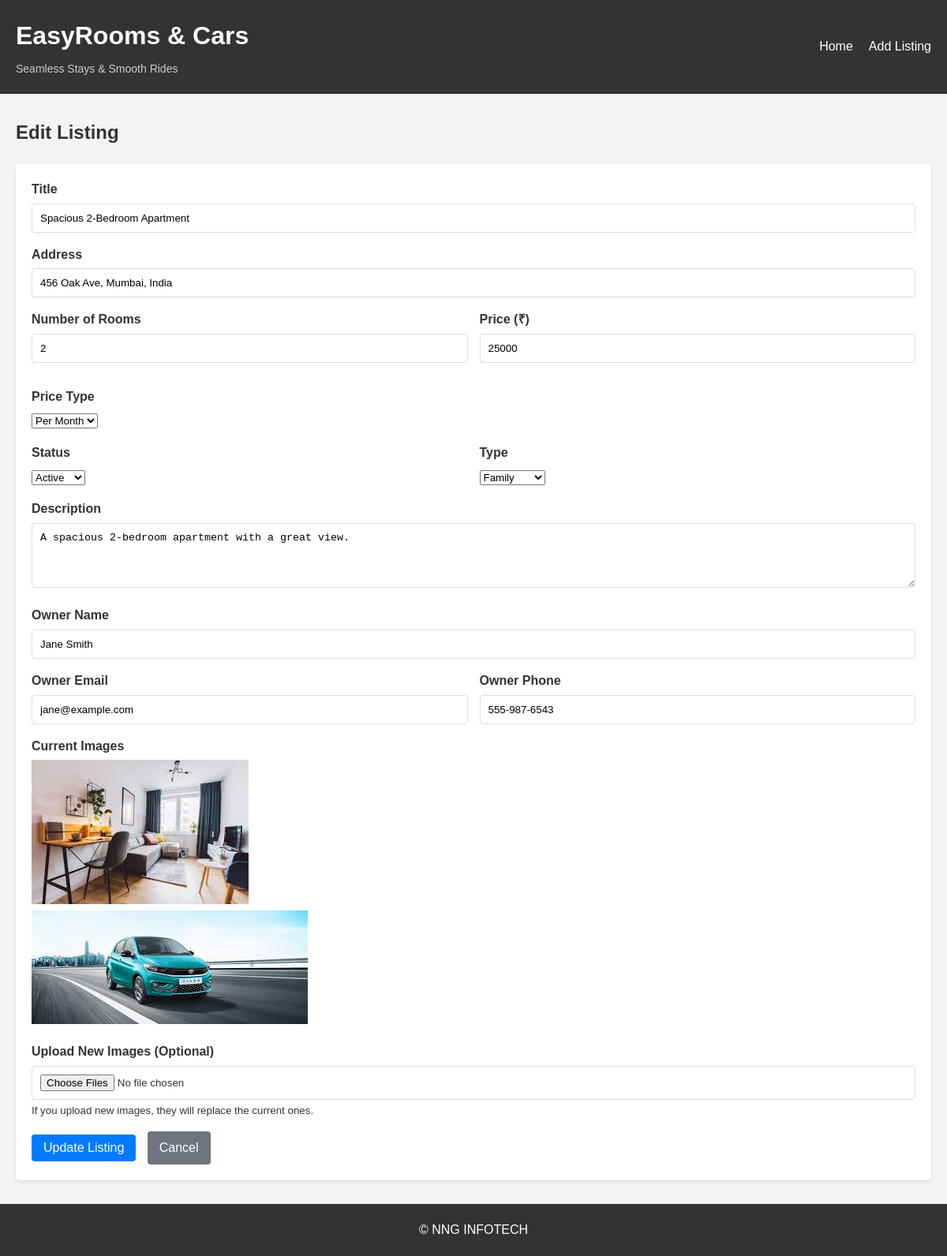
Page /edit/2 on the committed database.
### app.py (models this page shows)
class Listing(db.Model):
    id = db.Column(db.String(36), primary_key=True)
    title = db.Column(db.String(100), nullable=False)
    address = db.Column(db.String(200), nullable=False)
    rooms = db.Column(db.Integer, nullable=False)
    price = db.Column(db.Integer, nullable=False)
    price_type = db.Column(db.String(10), default='month')  # 'month' or 'day'
    description = db.Column(db.Text, nullable=False)
    owner_name = db.Column(db.String(100), nullable=False)
    owner_email = db.Column(db.String(100), nullable=False)
    owner_phone = db.Column(db.String(20), nullable=False)
    status = db.Column(db.String(20), nullable=False)
    type = db.Column(db.String(20), nullable=False)
    created_at = db.Column(db.DateTime, default=datetime.utcnow)
    updated_at = db.Column(db.DateTime, default=datetime.utcnow, onupdate=datetime.utcnow)
    images = db.relationship('Image', backref='listing', lazy=True, cascade="all, delete-orphan")
    def to_dict(self):
        return {
            'id': self.id,
            'title': self.title,
            'address': self.address,
            'rooms': self.rooms,
            'price': self.price,
            'price_type': self.price_type,
            'description': self.description,
            'owner_name': self.owner_name,
            'owner_email': self.owner_email,
            'owner_phone': self.owner_phone,
            'status': self.status,
            'type': self.type,
            'images': [image.filename for image in self.images]
        }

class Image(db.Model):
    id = db.Column(db.Integer, primary_key=True)
    filename = db.Column(db.String(255), nullable=False)
    listing_id = db.Column(db.String(36), db.ForeignKey('listing.id'), nullable=False)
    created_at = db.Column(db.DateTime, default=datetime.utcnow)

### app.py (the view, shortened to what this page needs)
@app.route('/edit/<listing_id>', methods=['GET', 'POST'])
def edit_listing(listing_id):
    listing = Listing.query.get_or_404(listing_id)
    return render_template('edit_listing.html', listing=listing.to_dict())

### templates/edit_listing.html (shortened to what this page needs)
{% extends 'base.html' %}
{% block content %}
    <h2>Edit Listing</h2>
    <form method="POST" enctype="multipart/form-data" class="listing-form">
        <div class="form-group">
            <label for="title">Title</label>
            <input type="text" id="title" name="title" value="{{ listing.title }}" required>
        </div>
        <div class="form-group">
            <label for="address">Address</label>
            <input type="text" id="address" name="address" value="{{ listing.address }}" required>
        </div>
        <div class="form-row">
            <div class="form-group">
                <label for="rooms">Number of Rooms</label>
                <input type="number" id="rooms" name="rooms" min="0" value="{{ listing.rooms }}" required>
            </div>
            <div class="form-group">
                <label for="price">Price (₹)</label>
                <input type="number" id="price" name="price" min="1" value="{{ listing.price }}" required>
            </div>
            <div class="form-group">
                <label for="price_type">Price Type</label>
                <select id="price_type" name="price_type" required>
                    <option value="month" {% if listing.price_type == 'month' %}selected{% endif %}>Per Month</option>
                </select>
            </div>
        </div>
        <div class="form-row">
            <div class="form-group">
                <label for="status">Status</label>
                <select id="status" name="status" required>
                    <option value="Active" {% if listing.status == 'Active' %}selected{% endif %}>Active</option>
                </select>
            </div>
            <div class="form-group">
                <label for="type">Type</label>
                <select id="type" name="type" required>
                    <option value="Family" {% if listing.type == 'Family' %}selected{% endif %}>Family</option>
                </select>
            </div>
        </div>
        <div class="form-group">
            <label for="description">Description</label>
            <textarea id="description" name="description" rows="4" required>{{ listing.description }}</textarea>
        </div>
        <div class="form-group">
            <label for="owner_name">Owner Name</label>
            <input type="text" id="owner_name" name="owner_name" value="{{ listing.owner_name }}" required>
        </div>
        <div class="form-row">
            <div class="form-group">
                <label for="owner_email">Owner Email</label>
                <input type="email" id="owner_email" name="owner_email" value="{{ listing.owner_email }}" required>
            </div>
            <div class="form-group">
                <label for="owner_phone">Owner Phone</label>
                <input type="tel" id="owner_phone" name="owner_phone" value="{{ listing.owner_phone }}" required>
            </div>
        </div>
        <div class="form-group">
            <label>Current Images</label>
            <div class="current-images">
                {% for image in listing.images %}
                    <div class="current-image">
                        <img src="{{ url_for('static', filename='uploads/' + image) }}" alt="Current image">
                    </div>
                {% endfor %}
            </div>
        </div>
        <div class="form-group">
            <label for="images">Upload New Images (Optional)</label>
            <input type="file" id="images" name="images" accept="image/*" multiple>
            <small>If you upload new images, they will replace the current ones.</small>
        </div>
        <div class="form-actions">
            <button type="submit" class="btn btn-primary">Update Listing</button>
            <a href="{{ url_for('listing_detail', listing_id=listing.id) }}" class="btn btn-secondary">Cancel</a>
        </div>
    </form>
{% endblock %}

### static/css/style.css (style rules this page uses)
* { box-sizing: border-box; margin: 0; padding: 0; }
body { font-family: Arial, sans-serif; line-height: 1.6; color: #333; background-color: #f4f4f4; }
h1, h2, h3 { margin-bottom: 20px; }
a { text-decoration: none; color: #333; }
.btn { display: inline-block; background-color: #007bff; color: #fff; padding: 8px 15px; border: none; border-radius: 4px; cursor: pointer; font-size: 16px; margin-right: 10px; }
.btn-primary { background-color: #007bff; }
.btn-secondary { background-color: #6c757d; }
.listing-form { background-color: #fff; padding: 20px; border-radius: 5px; box-shadow: 0 2px 5px rgba(0, 0, 0, 0.1); margin-bottom: 30px; }
.form-group { margin-bottom: 15px; }
.form-row { display: grid; grid-template-columns: 1fr 1fr; gap: 15px; }
label { display: block; margin-bottom: 5px; font-weight: bold; }
input, textarea { width: 100%; padding: 10px; border: 1px solid #ddd; border-radius: 4px; }

### rows in the picture
Listing: title "Spacious 2-Bedroom Apartment", address "456 Oak Ave, Mumbai, India", price "25000", price_type "Per Month", status "Active", type "Family", description "A spacious 2-bedroom apartment with a great view.", owner_name "Jane Smith", owner_email "jane@example.com", owner_phone "555-987-6543"
Image: filename (picture)
Image: filename (picture)
